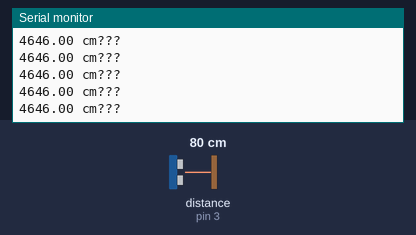
The sketch below on a simulated Arduino Uno, built with avr-gcc and run on an emulated ATmega328P. On the bench: the last lines printed to the serial monitor. Wiring (inferred from the names in the program): ultrasonic range finder: trigger pin 2; echo pin 3. Inputs (shaded band) come from the test bench; at power-on: distance to the obstacle (sensor on pin 3) 80 cm. The echo pulse lasts 58.3 µs per cm.

Above: at 1.2 s.
1.3 s: distance to the obstacle (sensor on pin 3) set to 120 cm
At 1.49 s:
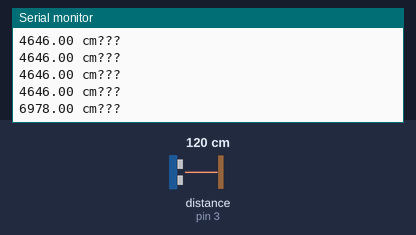
4.3 s: distance to the obstacle (sensor on pin 3) set to 35 cm
At 4.3 s:
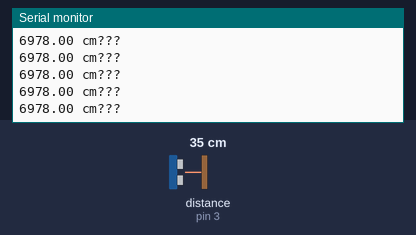
Timing chart, 0 to 7.3 s (numbered marks = the images above; inputs shaded):
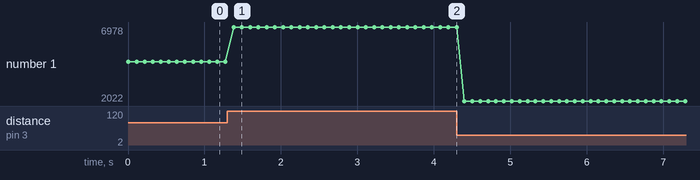

The sketch:

human_where_are_you.ino
```cpp
/**
 * HUMAN, WHERE ARE YOU?
 *
 * In this step, you set up the HC-SR04, an ultrasonic range sensor.
 *
 * If you're curious to know more about the HC-SR04, you can always check its datasheet!
 * Every electronic component we'll be working with has a datasheet, which details exactly
 * how it works.  The HC-SR04 datasheet is available here:
 *
 * https://www.electroschematics.com/wp-content/uploads/2013/07/HC-SR04-datasheet-version-2.pdf
 */

/*
 * Pins for the ultrasonic range sensor.  These are labelled "Trig" and "Echo"
 * on the board; Trig sends an ultrasonic pulse, Echo listens for the pulse to
 * bounce back.
 */
#define TRIG_PIN 2
#define ECHO_PIN 3

/*
 * When reading distance from the ultrasonic range sensor, this is the maximum
 * time in microseconds we'll wait to register the bounce.
 *
 * According to the datasheet, the Echo pin will be reset after 38ms = 38000us if
 * no object is detected.  Let's round that up to 40ms = 40000us.
 */
#define ECHO_TIMEOUT_US 40000

// SETUP AND LOOP

void setup() {
  /*
   * Serial.begin() lets us send data to the Serial Monitor.  This is useful for
   * double-checking that things make sense.
   */
  Serial.begin(9600);

  /*
   * We'll be writing to the Trig pin and reading from the Echo pin.  Anything we
   * write to is an OUTPUT; anything we read from is an INPUT.
   */
  pinMode(TRIG_PIN, OUTPUT);
  pinMode(ECHO_PIN, INPUT);

  /*
   * TODO 1a: make the onboard LED blink if an object is closer than 10 cm.  See
   * https://www.arduino.cc/en/Tutorial/Blink for instructions on using the onboard
   * LED!
   */
}

void loop() {
  /*
   * To use the HC-SR04, we have to first send out a pulse.  We do this by setting the
   * Trig pin high for a *very* short period of time.
   *
   * This is an ultrasonic range sensor, so the pulse is actually a high-frequency sound
   * wave!  This will be important down below.
   */
  digitalWrite(TRIG_PIN, LOW);
  delayMicroseconds(2);
  digitalWrite(TRIG_PIN, HIGH);
  delayMicroseconds(10);
  digitalWrite(TRIG_PIN, LOW);

  /*
   * Once we send out the pulse, we wait for it to bounce off the nearest object.
   * When the HC-SR04 sends out the pulse, it sets the Echo pin HIGH, then sets the
   * Echo pin LOW again once it detects that the pulse has returned.
   *
   * pulseIn() times this HIGH-LOW cycle, and returns the time it takes in microseconds.
   * (That's why we used microseconds for ECHO_TIMEOUT_US!)
   *
   * You can read more about pulseIn() in the Arduino reference:
   *
   * https://www.arduino.cc/reference/en/language/functions/advanced-io/pulsein/
   */
  long duration = pulseIn(ECHO_PIN, HIGH, ECHO_TIMEOUT_US);
  if (duration == 0) {
    /*
     * pulseIn() returns 0 if it doesn't receive a pulse before the timeout.
     */
    duration = ECHO_TIMEOUT_US;
  }

  /*
   * TODO 0: we need to do some PHYSICS MATH to convert our duration into distance.  See
   * the Human Explanation Document for details, then fix the distance calculation
   * below!
   */
  double distance = duration;
  Serial.print(distance);
  Serial.println(" cm???");

  /*
   * TODO 1b: make the onboard LED blink if an object is closer than 10 cm.  See
   * https://www.arduino.cc/en/Tutorial/Blink for instructions on using the onboard
   * LED!
   */

  delay(100);
}
```

Measured:
- after the input at 1.3 s, the serial monitor: prints a new line after 0.08 s (image 1)
- plotted number 1: 4646 → 6978 after the input at 1.3 s, 6978 → 2022 after the input at 4.3 s
